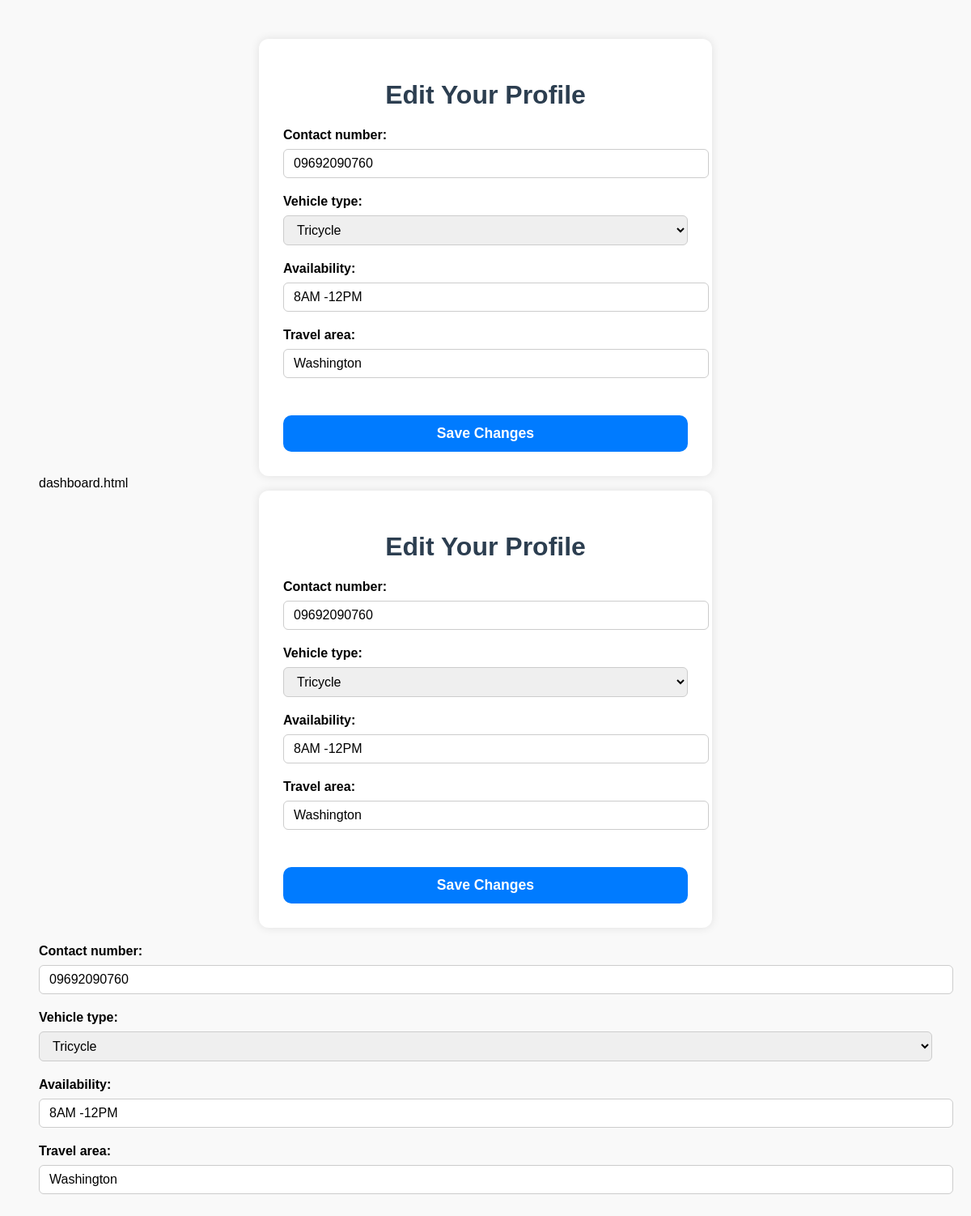
The app's page /drivers/edit-profile/ (signed in) with its own data.
### drivers/models.py (models this page shows, shortened)
class DriverProfile(models.Model):
    user = models.OneToOneField(settings.AUTH_USER_MODEL, on_delete=models.CASCADE)
    contact_number = models.CharField(max_length=15)
    vehicle_type = models.CharField(max_length=50, choices=[
        ('Tricycle', 'Tricycle'),
        ('Motorcycle', 'Motorcycle'),
        ('Multicab', 'Multicab'),
        ('Bus', 'Bus')
    ])
    availability = models.CharField(max_length=100)
    travel_area = models.CharField(max_length=100)

### drivers/views.py (the view)
# urls.py: path('edit-profile/', views.edit_profile_view, name='edit_profile'),
@login_required
def edit_profile_view(request):
    try:
        profile = DriverProfile.objects.get(user=request.user)
    except DriverProfile.DoesNotExist:
        profile = None
    if request.method == 'POST':
        form = DriverProfileForm(request.POST, instance=profile)
        if form.is_valid():
            driver_profile = form.save(commit=False)
            driver_profile.user = request.user
            driver_profile.save()
            return redirect('drivers:dashboard')
    else:
        form = DriverProfileForm(instance=profile)
    return render(request, 'drivers/driver_profile_form.html', {'form': form})

### drivers/forms.py
class DriverProfileForm(forms.ModelForm):
    class Meta:
        model = DriverProfile
        fields = ['contact_number', 'vehicle_type', 'availability', 'travel_area']
        widgets = {
            'availability': forms.TextInput(attrs={'placeholder': 'e.g. 8AM - 5PM'}),
            'travel_area': forms.TextInput(attrs={'placeholder': 'e.g. San Juan, Taft'}),
            'plate_number': forms.TextInput(attrs={'placeholder': 'e.g. ABC-1234'}),
        }

### drivers/templates/drivers/driver_profile_form.html (shortened to what this page needs)
<!DOCTYPE html>
<html lang="en">
<head>
</head>
<body>
    <div class="form-container">
        <h1>Edit Your Profile</h1>
        <form method="POST" novalidate>
            {{ form.as_p }}
            <button type="submit">Save Changes</button>
        </form>
    </div>
</body>
</html>
<!DOCTYPE html>
<html lang="en">
<head>
</head>
<body>
    <div class="form-container">
        <h1>Edit Your Profile</h1>
        <form method="POST" novalidate>
            {{ form.as_p }}
            <button type="submit">Save Changes</button>
        </form>
    </div>
</body>
</html>
{{ form.as_p }}

### drivers/templates/drivers/driver_profile_form.html (style rules this page uses)
body { font-family: Arial, sans-serif; padding: 40px; background-color: #f9f9f9; }
.form-container { max-width: 500px; margin: auto; background: white; padding: 30px; border-radius: 12px; box-shadow: 0 0 12px rgba(0,0,0,0.1); }
h1 { text-align: center; color: #2c3e50; }
label { display: block; margin-top: 20px; font-weight: bold; }
input, select { width: 100%; padding: 8px 12px; margin-top: 8px; border-radius: 6px; border: 1px solid #ccc; font-size: 1rem; }
button { margin-top: 30px; width: 100%; padding: 12px; background-color: #007bff; color: white; font-weight: bold; border: none; border-radius: 10px; cursor: pointer; font-size: 1.1rem; transition: background-color 0.3s ease; }

### records on screen
DriverProfile: contact_number "09692090760", vehicle_type "Tricycle", availability "8AM -12PM", travel_area "Washington"
